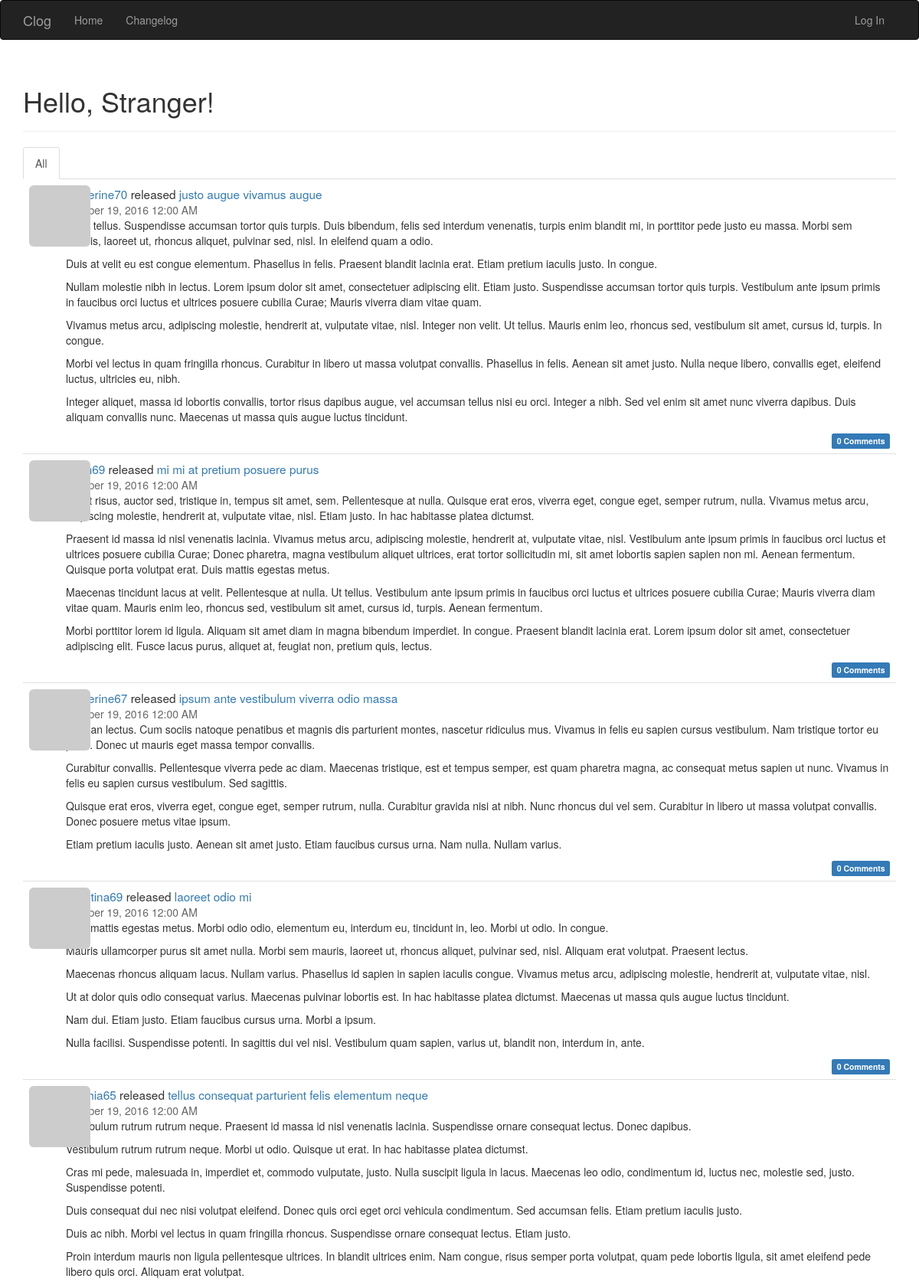
The page / (upper part) on the database its author committed.
### app/models.py (models this page shows, shortened)
class Post(db.Model):
    __tablename__ = 'posts'
    id = db.Column(db.Integer, primary_key=True)
    title = db.Column(db.Text)
    body = db.Column(db.Text)
    timestamp = db.Column(db.DateTime, index=True, default=datetime.utcnow)
    author_id = db.Column(db.Integer, db.ForeignKey('users.id'))
    body_html = db.Column(db.Text)
    comments = db.relationship('Comment', backref='post', lazy='dynamic')

class User(UserMixin, db.Model):
    __tablename__ = 'users'
    id = db.Column(db.Integer, primary_key=True)
    username = db.Column(db.String(64), unique=True, index=True)
    email = db.Column(db.String(64), unique=True, index=True)
    role_id = db.Column(db.Integer, db.ForeignKey('roles.id'))
    password_hash = db.Column(db.String(128))
    confirmed = db.Column(db.Boolean, default=False)
    avatar_hash = db.Column(db.String(32))
    name = db.Column(db.String(64))
    location = db.Column(db.String(64))
    about_me = db.Column(db.Text)
    member_since = db.Column(db.DateTime(), default=datetime.utcnow)
    last_seen = db.Column(db.DateTime(), default=datetime.utcnow)
    posts = db.relationship('Post', backref='author', lazy='dynamic')
    followed = db.relationship('Follow',
                               foreign_keys=[Follow.follower_id],
                               backref=db.backref('follower', lazy='joined'),
                               lazy='dynamic',
                               cascade='all, delete-orphan')
    followers = db.relationship('Follow',
                                foreign_keys=[Follow.followed_id],
                                backref=db.backref('followed', lazy='joined'),
                                lazy='dynamic',
                                cascade='all, delete-orphan')
    comments = db.relationship('Comment', backref='author', lazy='dynamic')
    @property
    def password(self):
        raise AttributeError('password is not a readable attribute')
    def gravatar(self, size=100, default='identicon', rating='g'):
        if request.is_secure:
            url = 'https://secure.gravatar.com/avatar'
        else:
            url = 'https://www.gravatar.com/avatar'
        hash = self.avatar_hash or hashlib.md5(
            self.email.encode('utf-8')).hexdigest()
        return '{url}/{hash}?s={size}&d={default}&r={rating}'.format(
            url=url, hash=hash, size=size, default=default, rating=rating)

### app/main/views.py (the view)
@main.route('/', methods=['GET', 'POST'])
def index():
    form = PostForm()
    if current_user.can(Permission.WRITE_ARTICLES) and form.validate_on_submit():
        post = Post(title=form.title.data,
            body=form.body.data, author=current_user._get_current_object())
        db.session.add(post)
        return redirect(url_for('.index'))
    page = request.args.get('page', 1, type=int)
    show_followed = False
    if current_user.is_authenticated:
        show_followed = bool(request.cookies.get('show_followed', ''))
    if show_followed:
        query = current_user.followed_posts
    else:
        query = Post.query
    pagination = query.order_by(Post.timestamp.desc()).paginate(
        page, per_page=current_app.config['FLASKY_POSTS_PER_PAGE'],
        error_out=False)
    posts = pagination.items
    return render_template('index.html', form=form, posts=posts,
                           show_followed=show_followed, pagination=pagination)

### app/auth/views.py (called while the page is built)
@auth.before_app_request
def before_request():
    if current_user.is_authenticated:
        current_user.ping()
        if not current_user.confirmed \
                and request.endpoint[:5] != 'auth.' \
                and request.endpoint != 'static':
            return redirect(url_for('auth.unconfirmed'))

### app/main/__init__.py (called while the page is built)
@main.app_context_processor
def inject_permissions():
    return dict(Permission=Permission)

### app/models.py (called while the page is built)
    def can(self, permissions):
        return False

    def is_administrator(self):
        return False

### app/templates/index.html (shortened to what this page needs)
{% extends "base.html" %}
{% import "bootstrap/wtf.html" as wtf %}
{% import "_macros.html" as macros %}
{% block page_content %}
<div class="page-header">
    <h1>Hello, {% if current_user.is_authenticated %}{{ current_user.username }}{% else %}Stranger{% endif %}!</h1>
</div>
<div class="post-tabs">
    <ul class="nav nav-tabs">
        <li{% if not show_followed %} class="active"{% endif %}><a href="{{ url_for('.show_all') }}">All</a></li>
    </ul>
    {% include '_posts.html' %}
</div>
{% endblock %}

### app/templates/_posts.html (shortened to what this page needs)
<ul class="posts">
    {% for post in posts %}
    <li class="post">
        <div class="post-thumbnail">
            <a href="{{ url_for('.user', username=post.author.username) }}">
                <img class="img-rounded profile-thumbnail" src="{{ post.author.gravatar(size=40) }}">
            </a>
        </div>
        <div class="post-content">
            <div class="post-author">
                <a href="{{ url_for('.user', username=post.author.username) }}">{{ post.author.username }}</a>
                released
                <a href="{{ url_for('.post', id=post.id) }}">{{ post.title }}</a>
            </div>
            <div class="post-date">{{ moment(post.timestamp).format('LLL') }}</div>
            <div class="post-body">
                {% if post.body_html %}
                    {{ post.body_html | safe }}
                {% else %}
                    {{ post.body }}
                {% endif %}
            </div>
            <div class="post-footer">
                <a href="{{ url_for('.post', id=post.id) }}#comments">
                    <span class="label label-primary">{{ post.comments.count() }} Comments</span>
                </a>
            </div>
        </div>
    </li>
    {% endfor %}
</ul>

### app/static/styles.css (style rules this page uses)
.profile-thumbnail { position: absolute; }
div.post-tabs { margin-top: 16px; }
ul.posts { list-style-type: none; padding: 0px; margin: 16px 0px 0px 0px; border-top: 1px solid #e0e0e0; }
div.post-tabs ul.posts { margin: 0px; border-top: none; }
ul.posts li.post { padding: 8px; border-bottom: 1px solid #e0e0e0; }
div.post-date { color: #666666; }
div.post-author { font-size: 110%; }
div.post-thumbnail { position: absolute; }
div.post-content { margin-left: 48px; min-height: 48px; }
div.post-footer { text-align: right; }

### rows shown on the page
Post: author.username "katherine70", title "justo augue vivamus augue", timestamp "October 19, 2016 12:00 AM", body_html "Nulla tellus. Suspendisse accumsan tortor quis turpis. Duis bibendum, felis sed interdum venenatis, turpis enim blandit mi, in porttitor pede justo eu massa. Morbi sem mauris, laoreet ut, rhoncus aliquet, pulvinar sed, nisl. In eleifend quam a odio. Duis at velit eu est congue elementum. Phasellus in felis. Praesent blandit lacinia erat. Etiam pretium iaculis justo. In congue. Nullam molestie nibh in lectus. Lorem ipsum dolor sit amet, consectetuer adipiscing elit. Etiam justo. Suspendisse accumsan tortor quis turpis. Vestibulum ante ipsum primis in faucibus orci luctus et ultrices posuere cubilia Curae; Mauris viverra diam vitae quam. Vivamus metus arcu, adipiscing molestie, hendrerit at,…", comments.count "0"
Post: title "mi mi at pretium posuere purus", timestamp "October 19, 2016 12:00 AM", body_html "In est risus, auctor sed, tristique in, tempus sit amet, sem. Pellentesque at nulla. Quisque erat eros, viverra eget, congue eget, semper rutrum, nulla. Vivamus metus arcu, adipiscing molestie, hendrerit at, vulputate vitae, nisl. Etiam justo. In hac habitasse platea dictumst. Praesent id massa id nisl venenatis lacinia. Vivamus metus arcu, adipiscing molestie, hendrerit at, vulputate vitae, nisl. Vestibulum ante ipsum primis in faucibus orci luctus et ultrices posuere cubilia Curae; Donec pharetra, magna vestibulum aliquet ultrices, erat tortor sollicitudin mi, sit amet lobortis sapien sapien non mi. Aenean fermentum. Quisque porta volutpat erat. Duis mattis egestas metus. Maecenas…", comments.count "0"
Post: author.username "katherine67", title "ipsum ante vestibulum viverra odio massa", timestamp "October 19, 2016 12:00 AM", body_html "Aenean lectus. Cum sociis natoque penatibus et magnis dis parturient montes, nascetur ridiculus mus. Vivamus in felis eu sapien cursus vestibulum. Nam tristique tortor eu pede. Donec ut mauris eget massa tempor convallis. Curabitur convallis. Pellentesque viverra pede ac diam. Maecenas tristique, est et tempus semper, est quam pharetra magna, ac consequat metus sapien ut nunc. Vivamus in felis eu sapien cursus vestibulum. Sed sagittis. Quisque erat eros, viverra eget, congue eget, semper rutrum, nulla. Curabitur gravida nisi at nibh. Nunc rhoncus dui vel sem. Curabitur in libero ut massa volutpat convallis. Donec posuere metus vitae ipsum. Etiam pretium iaculis justo. Aenean sit amet justo.…", comments.count "0"
Post: author.username "christina69", title "laoreet odio mi", timestamp "October 19, 2016 12:00 AM", body_html "Duis mattis egestas metus. Morbi odio odio, elementum eu, interdum eu, tincidunt in, leo. Morbi ut odio. In congue. Mauris ullamcorper purus sit amet nulla. Morbi sem mauris, laoreet ut, rhoncus aliquet, pulvinar sed, nisl. Aliquam erat volutpat. Praesent lectus. Maecenas rhoncus aliquam lacus. Nullam varius. Phasellus id sapien in sapien iaculis congue. Vivamus metus arcu, adipiscing molestie, hendrerit at, vulputate vitae, nisl. Ut at dolor quis odio consequat varius. Maecenas pulvinar lobortis est. In hac habitasse platea dictumst. Maecenas ut massa quis augue luctus tincidunt. Nam dui. Etiam justo. Etiam faucibus cursus urna. Morbi a ipsum. Nulla facilisi. Suspendisse potenti. In…", comments.count "0"
Post: author.username "cynthia65", title "tellus consequat parturient felis elementum neque", timestamp "October 19, 2016 12:00 AM", body_html "Vestibulum rutrum rutrum neque. Praesent id massa id nisl venenatis lacinia. Suspendisse ornare consequat lectus. Donec dapibus. Vestibulum rutrum rutrum neque. Morbi ut odio. Quisque ut erat. In hac habitasse platea dictumst. Cras mi pede, malesuada in, imperdiet et, commodo vulputate, justo. Nulla suscipit ligula in lacus. Maecenas leo odio, condimentum id, luctus nec, molestie sed, justo. Suspendisse potenti. Duis consequat dui nec nisi volutpat eleifend. Donec quis orci eget orci vehicula condimentum. Sed accumsan felis. Etiam pretium iaculis justo. Duis ac nibh. Morbi vel lectus in quam fringilla rhoncus. Suspendisse ornare consequat lectus. Etiam justo. Proin interdum mauris non…"
